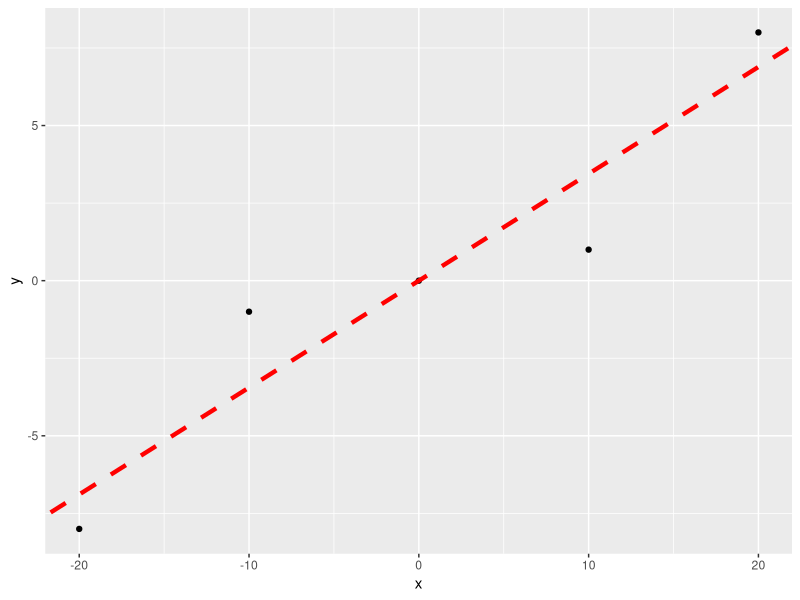
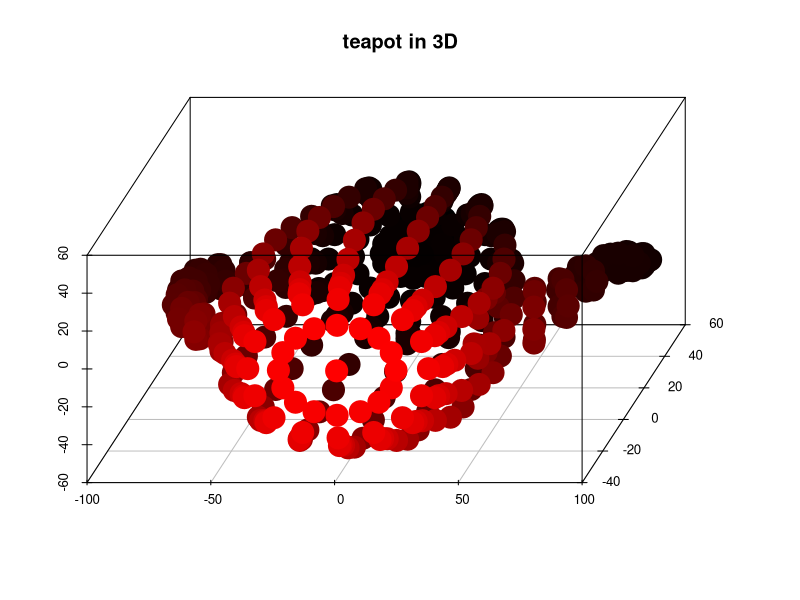
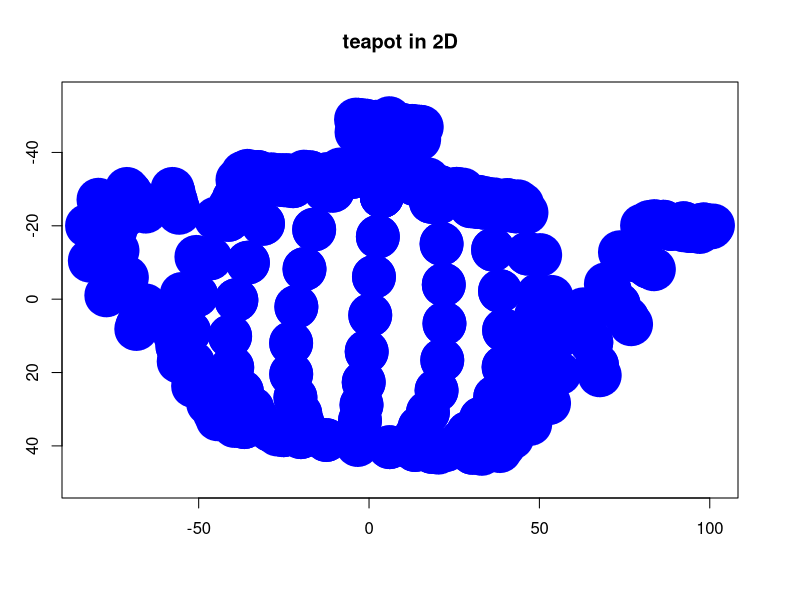

Recreate these plots in R, in order. (Note: this script raises an error after producing the figures.)
## ---- chunk 1
knitr::opts_chunk$set(echo = TRUE)
library(scatterplot3d)
## ---- chunk 2
library(tidyverse)

data <- tribble(
  ~x, ~y,
  #=,==,
  -20, -8,
  -10,-1,
  0,0,
  10,1,
  20,8
)

## ---- chunk 3
cov <- cov(data)
cov
## ---- chunk 4
eigen <- eigen(cov)
str(eigen)
## ---- chunk 5
V <- eigen$vectors
d <- eigen$values
## ---- chunk 6
V%*%diag(d)%*%solve(V)
## ---- chunk 7
as.matrix(data)%*%V[,1]
## ---- chunk 8
ggplot(data = data, aes(x=x, y = y)) +
  geom_point() + 
  geom_abline(intercept = 0, slope = 0.3256631/0.9454859, color="red", 
              linetype="dashed", size=1.5)
## ---- chunk 9
round(cumsum(d)/sum(d) * 100, 2) # cumulative percentage of retrieved information
## ---- chunk 10
V
V[,1] <- (-1)*V[,1]
V

## ---- chunk 11
V%*%diag(d)%*%solve(V)
## ---- chunk 12
# You need to change the directory to where you actually save your own data
setwd("/Users/lewang/Dropbox/02\ teaching/econ5043/02lectures/lecture2/data")
dat <- as.matrix(read.csv("teapot.csv", header = FALSE))
head(dat)
## ---- chunk 13
# teapot in 3D
scatterplot3d(dat[ , 1], dat[ , 2], dat[ , 3], highlight.3d = TRUE, angle = 75, pch = 19, lwd = 15, xlab = "", ylab = "", zlab = "", main = "teapot in 3D")
## ---- chunk 14
# PCA
(eigenval <- eigen(cov(dat))$values)
## [1] 2050.6935  747.5764  553.4070

eigenvec <- eigen(cov(dat))$vectors
# take only the two eigenvectors with biggest eigenvalues
PCA_2 <- dat %*% eigenvec[ , 1:2] 
## ---- chunk 15
plot(PCA_2, ylim = c(50, -55), pch = 19, lwd = 35, col= "blue", xlab = "", ylab = "", main = "teapot in 2D")
## ---- chunk 16
round(cumsum(eigenval)/sum(eigenval) * 100, 2) # cumulative percentage of retrieved information
## ---- chunk 17
head(us.bis.yield)
## ---- chunk 18
dim(us.bis.yield)
## ---- chunk 19
colnames(us.bis.yield) <- c("m0", "m1", "m2", "m3", "m4", "m5", "m5.5", "m6.5", "m7.5", "m8.5", "m9.5")
## ---- chunk 20
eigen(cov(us.bis.yield))
## ---- chunk 21
us.bis.yield.pca <- prcomp(us.bis.yield)
us.bis.yield.pca
## ---- chunk 22
us.bis.yield.pca.var <- us.bis.yield.pca$sdev^2 
us.bis.yield.pca.var[1:3]
## ---- chunk 23
par(mfrow = c(2, 2))
plot(us.bis.yield.pca$rotation[, 1], ylim = c(-0.7, 0.7)) 
plot(us.bis.yield.pca$rotation[, 2], ylim = c(-0.7, 0.7)) 
plot(us.bis.yield.pca$rotation[, 3], ylim = c(-0.7, 0.7)) 
plot(us.bis.yield.pca$rotation[, 4], ylim = c(-0.7, 0.7))
